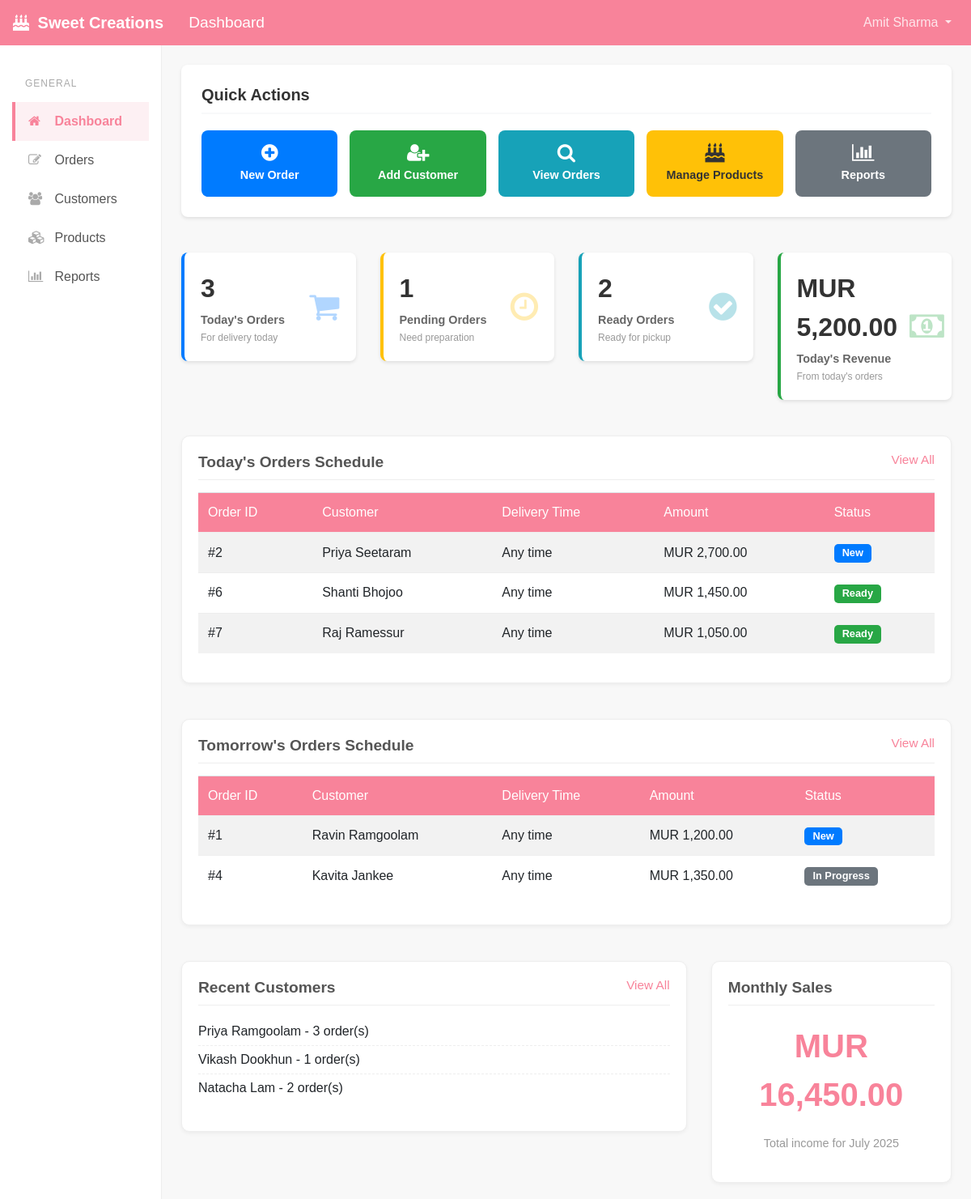
Page /index.php (signed in) on the committed database.
### tables this page shows
CREATE TABLE `ORDERS` (
  `order_id` int(11) NOT NULL AUTO_INCREMENT,
  `customer_id` int(11) NOT NULL,
  `user_id` int(11) NOT NULL,  
  `order_date` datetime NOT NULL DEFAULT CURRENT_TIMESTAMP,
  `delivery_date` date NOT NULL,
  `delivery_time` varchar(10) DEFAULT NULL,  
  `delivery_address` text,
  `order_status` varchar(50) NOT NULL DEFAULT 'New',  
  `total_amount` decimal(10,2) NOT NULL DEFAULT '0.00',
  `is_paid` tinyint(1) NOT NULL DEFAULT '0',
  `special_requirements` text,
  PRIMARY KEY (`order_id`),
  KEY `customer_id` (`customer_id`),
  KEY `user_id` (`user_id`),
  CONSTRAINT `orders_ibfk_1` FOREIGN KEY (`customer_id`) REFERENCES `CUSTOMERS` (`customer_id`),
  CONSTRAINT `orders_ibfk_2` FOREIGN KEY (`user_id`) REFERENCES `USERS` (`user_id`)
);

CREATE TABLE `CUSTOMERS` (
  `customer_id` int(11) NOT NULL AUTO_INCREMENT,
  `full_name` varchar(100) NOT NULL,
  `phone_number` varchar(20) NOT NULL,  
  `email` varchar(100) DEFAULT NULL,
  `address` text,
  `date_added` datetime NOT NULL DEFAULT CURRENT_TIMESTAMP,
  `notes` text,
  PRIMARY KEY (`customer_id`)
);

### includes/functions.php (called while the page is built, shortened)
<?php
function connectDB() {
    $dsn = 'mysql:host=' . DB_HOST . ';dbname=' . DB_NAME . ';charset=utf8mb4';
    $options = [
        PDO::ATTR_ERRMODE            => PDO::ERRMODE_EXCEPTION,
        PDO::ATTR_DEFAULT_FETCH_MODE => PDO::FETCH_ASSOC,
        PDO::ATTR_EMULATE_PREPARES   => false,
    ];
    try {
        $pdo = new PDO($dsn, DB_USER, DB_PASS, $options);
        return $pdo;
    } catch (PDOException $e) {
        error_log("Database Connection Error: " . $e->getMessage());
        echo "Error connecting to the database. Please check configuration or contact support.";
        exit;
    }
}
function formatCurrency($amount, $default = 'N/A') {
    return 'MUR ' . number_format((float)$amount, 2, '.', ',');
}
function getTodaysStats() {
    $conn = connectDB();
    $today = date('Y-m-d');
    try {
        $sql = "SELECT
                    COUNT(*) as total_orders,
                    COALESCE(SUM(total_amount), 0) as total_revenue,
                    SUM(CASE WHEN order_status = 'new' THEN 1 ELSE 0 END) as pending_orders,
                    SUM(CASE WHEN order_status = 'ready' THEN 1 ELSE 0 END) as ready_orders,
                    SUM(CASE WHEN order_status = 'delivered' THEN 1 ELSE 0 END) as delivered_orders
                FROM ORDERS
                WHERE DATE(delivery_date) = ?";
        $stmt = $conn->prepare($sql);
        $stmt->execute([$today]);
        $result = $stmt->fetch(PDO::FETCH_ASSOC);
        return [
            'orders_count' => (int)$result['total_orders'],
            'revenue' => (float)$result['total_revenue'],
            'pending_count' => (int)$result['pending_orders'],
            'ready_count' => (int)$result['ready_orders'],
            'delivered_count' => (int)$result['delivered_orders']
        ];
    } catch (PDOException $e) {
        error_log("Get today's stats error: " . $e->getMessage());
        return ['orders_count' => 0, 'revenue' => 0, 'pending_count' => 0, 'ready_count' => 0, 'delivered_count' => 0];
    } finally {
        $conn = null;
    }
}
function getTodaysOrders($limit = 10) {
    $conn = connectDB();
    $today = date('Y-m-d');
    try {
        $sql = "SELECT o.order_id, o.delivery_time, o.order_status, o.total_amount,
                       c.full_name as customer_name
                FROM ORDERS o
                JOIN CUSTOMERS c ON o.customer_id = c.customer_id
                WHERE DATE(o.delivery_date) = ?
                ORDER BY o.delivery_time ASC, o.order_id ASC
                LIMIT ?";
        $stmt = $conn->prepare($sql);
        $stmt->execute([$today, $limit]);
        return $stmt->fetchAll(PDO::FETCH_ASSOC);
    } catch (PDOException $e) {
        error_log("Get today's orders error: " . $e->getMessage());
        return [];
    } finally {
        $conn = null;
    }
}
function getTomorrowsOrders($limit = 10) {
    $conn = connectDB();
    $tomorrow = date('Y-m-d', strtotime('+1 day'));
    try {
        $sql = "SELECT o.order_id, o.delivery_time, o.order_status, o.total_amount,
                       c.full_name as customer_name
                FROM ORDERS o
                JOIN CUSTOMERS c ON o.customer_id = c.customer_id
                WHERE DATE(o.delivery_date) = ?
                ORDER BY o.delivery_time ASC, o.order_id ASC
                LIMIT ?";
        $stmt = $conn->prepare($sql);
        $stmt->execute([$tomorrow, $limit]);
        return $stmt->fetchAll(PDO::FETCH_ASSOC);
    } catch (PDOException $e) {
        error_log("Get tomorrow's orders error: " . $e->getMessage());
        return [];
    } finally {
        $conn = null;
    }
}
function getCurrentMonthIncome() {
    $conn = connectDB();
    try {
        $currentMonth = date('Y-m');
        $sql = "SELECT SUM(total_amount) FROM ORDERS WHERE DATE_FORMAT(order_date, '%Y-%m') = :month AND order_status != 'Cancelled'";
        $stmt = $conn->prepare($sql);
        $stmt->bindParam(':month', $currentMonth, PDO::PARAM_STR);
        $stmt->execute();
        return (float)$stmt->fetchColumn();
    } catch (PDOException $e) {
        error_log("Get current month income error: " . $e->getMessage());
        return 0.00;
    } finally {
        $conn = null;
    }
}
?>

### index.php (the view, shortened to what this page needs)
<?php
require_once 'includes/functions.php';
$todaysStats = getTodaysStats();
$todaysOrders = getTodaysOrders(5);
$tomorrowsOrders = getTomorrowsOrders(5);
$monthlyIncome = getCurrentMonthIncome();
include 'includes/header.php';
?>
<div class="row mb-4">
    <div class="col-md-12">
        <div class="quick-actions-panel">
            <h3 class="quick-actions-title">Quick Actions</h3>
            <div class="quick-actions-grid">
                <a href="<?php echo BASE_URL; ?>orders/add_order.php" class="quick-action-btn quick-action-primary">
                    <i class="fa fa-plus-circle"></i>
                    <span>New Order</span>
                </a>
                <a href="<?php echo BASE_URL; ?>customers/add_customer.php" class="quick-action-btn quick-action-success">
                    <i class="fa fa-user-plus"></i>
                    <span>Add Customer</span>
                </a>
                <a href="<?php echo BASE_URL; ?>orders/orders.php" class="quick-action-btn quick-action-info">
                    <i class="fa fa-search"></i>
                    <span>View Orders</span>
                </a>
                <a href="<?php echo BASE_URL; ?>products/products.php" class="quick-action-btn quick-action-warning">
                    <i class="fa fa-birthday-cake"></i>
                    <span>Manage Products</span>
                </a>
                <a href="<?php echo BASE_URL; ?>reports/reports.php" class="quick-action-btn quick-action-secondary">
                    <i class="fa fa-bar-chart"></i>
                    <span>Reports</span>
                </a>
            </div>
        </div>
    </div>
</div>
<div class="row mb-4">
    <div class="col-md-3">
        <div class="summary-card summary-card-orders">
            <div class="summary-card-content">
                <div class="summary-card-number"><?php echo $todaysStats['orders_count']; ?></div>
                <div class="summary-card-label">Today's Orders</div>
                <div class="summary-card-sublabel">For delivery today</div>
            </div>
            <div class="summary-card-icon">
                <i class="fa fa-shopping-cart"></i>
            </div>
        </div>
    </div>
    <div class="col-md-3">
        <div class="summary-card summary-card-pending">
            <div class="summary-card-content">
                <div class="summary-card-number"><?php echo $todaysStats['pending_count']; ?></div>
                <div class="summary-card-label">Pending Orders</div>
                <div class="summary-card-sublabel">Need preparation</div>
            </div>
            <div class="summary-card-icon">
                <i class="fa fa-clock-o"></i>
            </div>
        </div>
    </div>
    <div class="col-md-3">
        <div class="summary-card summary-card-ready">
            <div class="summary-card-content">
                <div class="summary-card-number"><?php echo $todaysStats['ready_count']; ?></div>
                <div class="summary-card-label">Ready Orders</div>
                <div class="summary-card-sublabel">Ready for pickup</div>
            </div>
            <div class="summary-card-icon">
                <i class="fa fa-check-circle"></i>
            </div>
        </div>
    </div>
    <div class="col-md-3">
        <div class="summary-card summary-card-revenue">
            <div class="summary-card-content">
                <div class="summary-card-number"><?php echo formatCurrency($todaysStats['revenue']); ?></div>
                <div class="summary-card-label">Today's Revenue</div>
                <div class="summary-card-sublabel">From today's orders</div>
            </div>
            <div class="summary-card-icon">
                <i class="fa fa-money"></i>
            </div>
        </div>
    </div>
</div>
<div class="row mb-4">
    <div class="col-md-12">
        <div class="sweet-card">
            <h2 class="sweet-card-title">
                Today's Orders Schedule
                <a href="<?php echo BASE_URL; ?>orders/orders.php?search=<?php echo urlencode(date('d M')); ?>" class="view-all-link">View All</a>
            </h2>
            <?php if (!empty($todaysOrders)): ?>
            <table class="table table-striped table-orders">
                <thead>
                    <tr>
                        <th>Order ID</th>
                        <th>Customer</th>
                        <th>Delivery Time</th>
                        <th>Amount</th>
                        <th>Status</th>
                    </tr>
                </thead>
                <tbody>
                    <?php foreach($todaysOrders as $order): ?>
                    <tr>
                        <td>#<?php echo $order['order_id']; ?></td>
                        <td><?php echo htmlspecialchars($order['customer_name']); ?></td>
                        <td><?php echo !empty($order['delivery_time']) ? date("g:i A", strtotime($order['delivery_time'])) : 'Any time'; ?></td>
                        <td><?php echo formatCurrency($order['total_amount']); ?></td>
                        <td>
                            <?php
                            $statusClass = 'badge-secondary';
                            switch(strtolower($order['order_status'])) {
                                case 'new': $statusClass = 'badge-primary'; break;
                                case 'ready': $statusClass = 'badge-success'; break;
                            }
                            ?>
                            <span class="badge <?php echo $statusClass; ?>"><?php echo ucfirst(htmlspecialchars($order['order_status'])); ?></span>
                        </td>
                    </tr>
                    <?php endforeach; ?>
                </tbody>
            </table>
            <?php else: ?>
            <p class="text-muted">No orders scheduled for delivery today.</p>
            <?php endif; ?>
        </div>
    </div>
</div>
<div class="row mb-4">
    <div class="col-md-12">
        <div class="sweet-card">
            <h2 class="sweet-card-title">
                Tomorrow's Orders Schedule
                <a href="<?php echo BASE_URL; ?>orders/orders.php?search=<?php echo urlencode(date('d M', strtotime('+1 day'))); ?>" class="view-all-link">View All</a>
            </h2>
            <?php if (!empty($tomorrowsOrders)): ?>
            <table class="table table-striped table-orders">
                <thead>
                    <tr>
                        <th>Order ID</th>
                        <th>Customer</th>
                        <th>Delivery Time</th>
                        <th>Amount</th>
                        <th>Status</th>
                    </tr>
                </thead>
                <tbody>
                    <?php foreach($tomorrowsOrders as $order): ?>
                    <tr>
                        <td>#<?php echo $order['order_id']; ?></td>
                        <td><?php echo htmlspecialchars($order['customer_name']); ?></td>
                        <td><?php echo !empty($order['delivery_time']) ? date("g:i A", strtotime($order['delivery_time'])) : 'Any time'; ?></td>
                        <td><?php echo formatCurrency($order['total_amount']); ?></td>
                        <td>
                            <?php
                            $statusClass = 'badge-secondary';
                            switch(strtolower($order['order_status'])) {
                                case 'new': $statusClass = 'badge-primary'; break;
                            }
                            ?>
                            <span class="badge <?php echo $statusClass; ?>"><?php echo ucfirst(htmlspecialchars($order['order_status'])); ?></span>
                        </td>
                    </tr>
                    <?php endforeach; ?>
                </tbody>
            </table>
            <?php else: ?>
            <p class="text-muted">No orders scheduled for delivery tomorrow.</p>
            <?php endif; ?>
        </div>
    </div>
</div>
<div class="row">
    <div class="col-md-8">
        <div class="sweet-card">
             <h2 class="sweet-card-title">
                Recent Customers
                <a href="<?php echo BASE_URL; ?>customers/customers.php" class="view-all-link">View All</a>
            </h2>
            <?php
            $recentCustomers = [
                ['name' => 'Priya Ramgoolam', 'order_count' => 3],
                ['name' => 'Vikash Dookhun', 'order_count' => 1],
                ['name' => 'Natacha Lam', 'order_count' => 2],
            ];
            ?>
            <?php if (empty($recentCustomers)): ?>
                <p>No recent customer data available.</p>
            <?php else: ?>
                <ul class="list-recent-customers">
                    <?php foreach($recentCustomers as $customer): ?>
                        <li><?php echo htmlspecialchars($customer['name']); ?> - <?php echo $customer['order_count']; ?> order(s)</li>
                    <?php endforeach; ?>
                </ul>
             <?php endif; ?>
                        </div>
                </div>
    <div class="col-md-4">
        <div class="sweet-card">
            <h2 class="sweet-card-title">Monthly Sales</h2>
            <div class="monthly-sales-value">
                <?php echo formatCurrency($monthlyIncome); ?>
            </div>
            <p style="text-align: center; margin-top: 10px; font-size: 0.9em; color: #999;">
                Total income for <?php echo date('F Y'); ?>
            </p>
        </div>
    </div>
</div>
<?php
include 'includes/footer.php';
?>

### rows in the picture
orders: order_id "2", customer.full_name "Priya Seetaram", shows "Any time", total_amount "MUR 2,700.00", order_status "New"
orders: order_id "6", customer.full_name "Shanti Bhojoo", shows "Any time", total_amount "MUR 1,450.00", order_status "Ready"
orders: order_id "7", customer.full_name "Raj Ramessur", shows "Any time", total_amount "MUR 1,050.00", order_status "Ready"
orders: order_id "1", customer.full_name "Ravin Ramgoolam", shows "Any time", total_amount "MUR 1,200.00", order_status "New"
orders: order_id "4", customer.full_name "Kavita Jankee", shows "Any time", total_amount "MUR 1,350.00", order_status "In Progress"

### other values in the picture
$pageTitle "Dashboard"
$_SESSION['full_name'] "Amit Sharma"
$todaysStats['orders_count'] "3"
$todaysStats['pending_count'] "1"
$todaysStats['ready_count'] "2"
formatCurrency($todaysStats['revenue']) "MUR 5,200.00"
$customer['name'] "Priya Ramgoolam"
$customer['order_count'] "3"
$customer['name'] "Vikash Dookhun"
$customer['order_count'] "1"
$customer['name'] "Natacha Lam"
$customer['order_count'] "2"
formatCurrency($monthlyIncome) "MUR 16,450.00"
